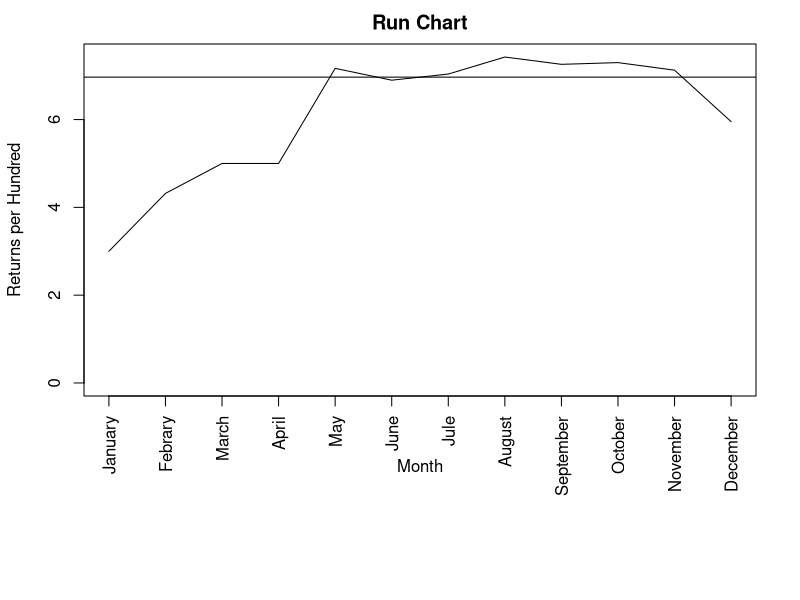

Generate this figure with R:
#read data and add rate
data <- read.csv("ch13p201.txt", header=TRUE);
data$ReturnsRate <- data$NumberOfReturns / data$NumberOfSales * 100;

#draw chart
png(filename="ch13p201.png");
#add margin for labels at bottom
par(mar = c(10, 4, 2, 2) + 0.2);
#plot return rate line
plot(data$ReturnsRate, type="l", xaxt="n", ylim=c(0, max(data$ReturnsRate)),
     xlab="Month", ylab="Returns per Hundred",
     main="Run Chart");
#plot median line
abline(h=median(data$ReturnsRate));
#add axis with month names
axis(1, at=seq(1, length(data$ReturnsRate)), labels=data$Month, las=2);

dev.off();